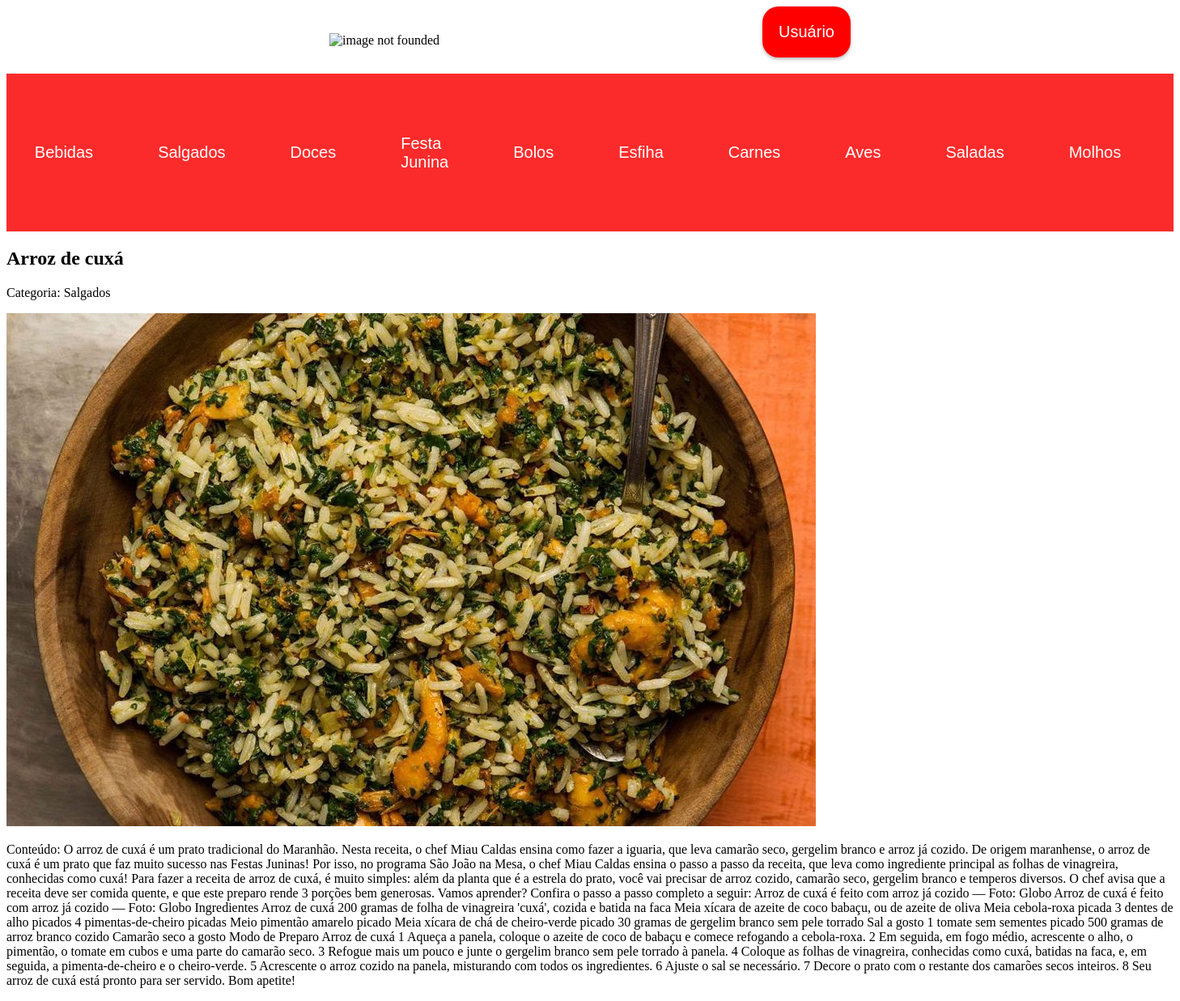
The page /receita.php?nome=Arroz+de+cuxá on the database its author committed.
### tables this page shows
CREATE TABLE `categorias` (
  `user_id` varchar(30) NOT NULL,
  `categoria` varchar(50) NOT NULL
);

CREATE TABLE `receitas` (
  `user_id` varchar(30) NOT NULL,
  `nome` varchar(50) NOT NULL,
  `categoria` varchar(50) NOT NULL,
  `file_path` varchar(1000) NOT NULL,
  `conteudo` varchar(5000) NOT NULL
);

### banco.php (called while the page is built, shortened)
<?php
    $banco = new mysqli("localhost:3307", "root", "", "receitas_php");
    function featchTodasAsCategorias(){
        global $banco;
        $query = "SELECT * FROM `categorias`";
        if($result = $banco->query($query)){
            $categorias = $result->fetch_all(MYSQLI_ASSOC);
            return $categorias;
       }
    }
    function featchReceitaPicked($nome){
        global $banco;
        $q = "SELECT * FROM `receitas` WHERE `nome` LIKE ?";
        if ($stmt = $banco->prepare($q)) {
            $param = "%{$nome}%";
            $stmt->bind_param("s", $param);
            if ($stmt->execute()) {
                $result = $stmt->get_result();
                $receitas = $result->fetch_all(MYSQLI_ASSOC);
                return $receitas;
            } else {
                echo "Error executing query: " . $stmt->error;
                return false;
            }
        } else {
            echo "Error preparing statement: " . $banco->error;
            return false;
        }
    }
?>

### functions.php (called while the page is built, shortened)
<?php
require_once "banco.php";
        function getAllCategorias(){
           $result = featchTodasAsCategorias();
           return $result;
        }
        function getReceitaPorNome($nome){
            $resultado = featchReceitaPicked($nome);
            return $resultado;
        }
?>

### receita.php (the view, shortened to what this page needs)
<!DOCTYPE html>
<html lang="en">
<head>
</head>
<body>
    <header>
        <?php
         require_once "header.php";
        ?>
    </header>
    <section>
            <?php
            require_once "functions.php";
            if (isset($_GET['nome'])) {
                $nome = $_GET['nome'];
                $receita = getReceitaPorNome($nome);
                if ($receita !== false) {
                    foreach ($receita as $recipe) {
                        echo "<div class='receitaDetalhada'>";
                        echo "<h2>" . htmlspecialchars($recipe['nome']) . "</h2>";
                        echo "<p>Categoria: " . htmlspecialchars($recipe['categoria']) . "</p>";
                        echo "<img src='" . htmlspecialchars($recipe['file_path']) . "' alt='" . htmlspecialchars($recipe['nome']) . "' class='detalheImagem'>";
                        echo "<p>Conteúdo: " . htmlspecialchars($recipe['conteudo']) . "</p>";
                        echo "</div>";
                    }
                } else {
                    echo "Receita não encontrada.";
                }
            } else {
                echo "Nome da receita não especificado.";
            }
        ?>
    </section>
</body>
</html>

### header.php (shortened to what this page needs)
<header>
            <div>
                <div class="cabecalho">
                        <div>
                           <img class="logo" src="https://encrypted-tbn0.gstatic.com/images?q=tbn:ANd9GcQE13zAlmPuC9YmevJRJ4VJV0tSE9cpjM4KOg&s" alt="image not founded">
                        </div>
                       <div>
                       <?php
                        require_once "navigation.php"; require_once "head.php";?>
                            <div>
                                <button class="interacaoUsuario" onclick="displayMenu()" >   <?php echo isset($usuario) ? htmlspecialchars($usuario) : 'Usuário'; ?></button>
                            </div>
                       </div>
                </div>
                        <div class="menuCategorias">
                                <?php require_once "functions.php";
                                $count = 0;
                                $max_count  = 10;
                                    $fetch = getAllCategorias();
                                    if($fetch != false){
                                        foreach($fetch as $featch){
                                            if($count >= $max_count){
                                                break;
                                            }
                                            $categoria = urlencode($featch['categoria']);
                                            $url = "receitasPorCategoria.php?categoria={$categoria}";
                                                echo "<div class='categorias'>";
                                                echo "<a href='{$url}' class='categoria-link'>" . htmlspecialchars($featch['categoria']) . "</a>";
                                           $count++;
                                        }
                                    }
                                ?>
                                    <a href="todasAsReceitas.php" class="categoria-link">Todas as categorias</a>
                        </div>
                    </div>
        </header>

### header.php (style rules this page uses)
.cabecalho { display: flex; align-items: center; justify-content: space-evenly; }
.logo { width: 300px; height: 260px; }
.interacaoUsuario { background-color: white; border: none; padding: 1em; box-shadow: 0 2px 4px 0 rgba(0, 0, 0, .3); font-size: 16px; transition: 300ms ease-in-out; margin-bottom: 1em; font-size: 20px; border-radius: 1em; background-color: red; color: white; }
.menuCategorias { display: flex; gap: 1em; align-items: center; background-color: rgb(56, 66, 210); padding: 1em; justify-content: center; font-size: 20px; background-color: rgb(252, 43, 43); }
.categorias { display: flex; align-items: center; gap: 2em; }
.categoria-link { text-decoration: none; color: white; font-family: Arial, Helvetica, sans-serif; padding: 1em; transition: 300ms ease-in-out; border-radius: 1em; }

### rows shown on the page
categorias: categoria "Bebidas"
categorias: categoria "Salgados"
categorias: categoria "Doces"
categorias: categoria "Festa Junina"
categorias: categoria "Bolos"
categorias: categoria "Esfiha"
categorias: categoria "Carnes"
categorias: categoria "Aves"
categorias: categoria "Saladas"
categorias: categoria "Molhos"
receitas: nome "Arroz de cuxá", categoria "Salgados", file_path (picture), conteudo "O arroz de cuxá é um prato tradicional do Maranhão. Nesta receita, o chef Miau Caldas ensina como fazer a iguaria, que leva camarão seco, gergelim branco e arroz já cozido. De origem maranhense, o arroz de cuxá é um prato que faz muito sucesso nas Festas Juninas! Por isso, no programa São João na Mesa, o chef Miau Caldas ensina o passo a passo da receita, que leva como ingrediente principal as folhas de vinagreira, conhecidas como cuxá! Para fazer a receita de arroz de cuxá, é muito simples: além da planta que é a estrela do prato, você vai precisar de arroz cozido, camarão seco, gergelim branco e temperos diversos. O chef avisa que a receita deve ser comida quente, e que este preparo rende…"
